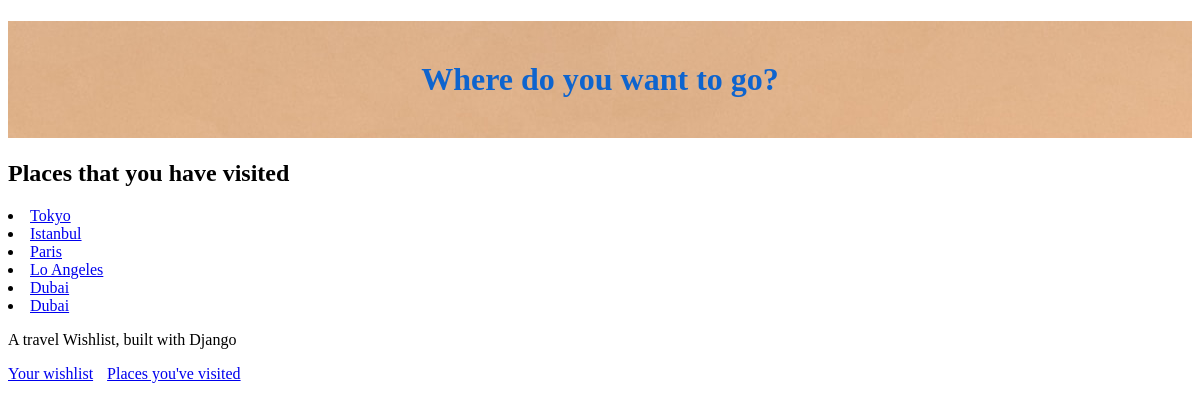
/visited (signed in), run on an earlier commit of the app's database.
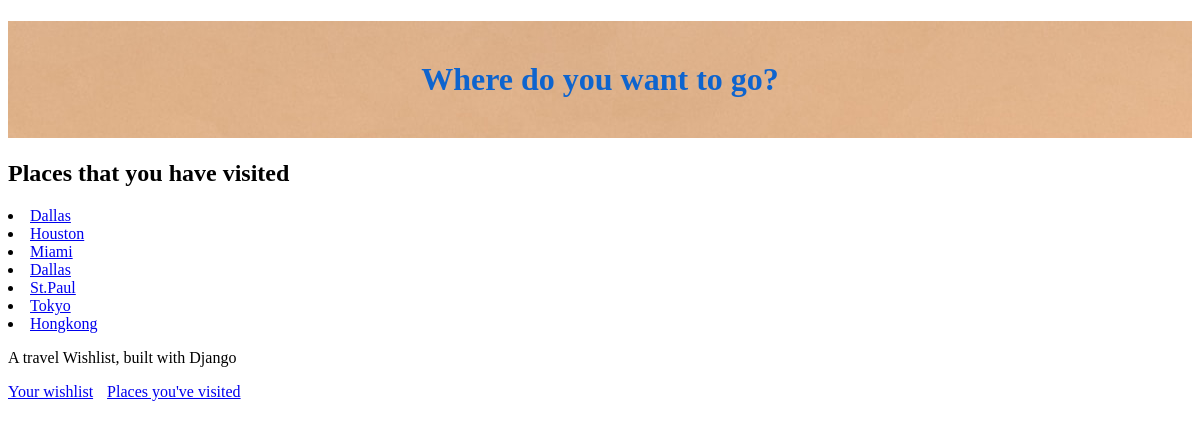
And on a later commit of the database.
### travel_wishlist/models.py (models this page shows, shortened)
class Place(models.Model):
    user = models.ForeignKey('auth.User', null=False, on_delete=models.CASCADE)
    name = models.CharField(max_length=200)
    visited = models.BooleanField(default=False)
    notes = models.TextField(blank=True, null=True)
    date_visited = models.DateField(blank=True, null=True)
    photo = models.ImageField(upload_to='user_images/', blank=True, null=True)

### travel_wishlist/views.py (the view)
# urls.py: path('visited', views.places_visited, name='places_visited'),
@login_required
def places_visited(request):
    visited = Place.objects.filter(visited=True)
    return render(request, 'travel_wishlist/visited.html', {'visited': visited})

### travel_wishlist/templates/travel_wishlist/visited.html
{% extends 'travel_wishlist/base.html' %}
{% block content %}
<h2>Places that you have visited</h2>
<div>
  {% for place in visited %}
  <li>
    <span class="visited-list-place-name">
      <a href="{% url 'place_details' place_pk=place.pk %}">{{ place.name }}</a>
    </span>
  </li>
  {% empty %}
  <p>You have not visited any places yet.</p>
  {% endfor %}
</div>
{% endblock %}

### travel_wishlist/templates/travel_wishlist/base.html (shortened to what this page needs)
{% load static %}
<!DOCTYPE html>
<html>
    <head>
        <link rel="stylesheet" href="https://unpkg.com/sakura.css/css/sakura.css" type="text/css">
        <link rel="stylesheet" href="{% static 'css/style.css' %}"type="text/css">
    </head>
    <h1 id="site-header" >Where do you want to go?</h1>
    <body>
        {% block content %}
        {% endblock %}
    <body>
    <div>
        <p>A travel Wishlist, built with Django</p>
        <a class="nav-link" href="{% url 'place_list' %}">Your wishlist</a>
        <a class="nav-link" href="{% url 'places_visited' %}">Places you've visited</a>
    </div>
</body>
</html>

### travel_wishlist/static/css/style.css (style rules this page uses)
#site-header { background: url('../img/jtree.jpg') 0 0 repeat-x; color: rgb(14, 100, 206); padding: 40px 0 40px 0px; text-align: center; }
.nav-link { margin-right: 10px; }
span.visited-list-place-name { word-wrap:break-word; }

What changed in the data, as far as the page shows it:
removed Place: name "Istanbul"
removed Place: name "Paris"
removed Place: name "Lo Angeles"
removed Place: name "Dubai"
removed Place: name "Dubai"
added Place: name "Dallas"
added Place: name "Houston"
added Place: name "Miami"
added Place: name "Dallas"
added Place: name "St.Paul"
added Place: name "Hongkong"
